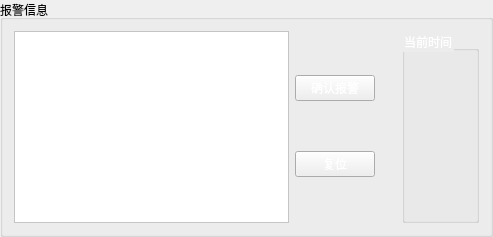
     <widget class="QGroupBox" name="groupBox_11">
      <property name="title">
       <string>报警信息</string>
      </property>
      <layout class="QHBoxLayout" name="horizontalLayout_12" stretch="13,2,1,3">
       <item>
        <widget class="QPlainTextEdit" name="plainTextEdit">
         <property name="enabled">
          <bool>true</bool>
         </property>
         <property name="styleSheet">
          <string notr="true">background-color: rgb(255, 255, 255);</string>
         </property>
        </widget>
       </item>
       <item>
        <layout class="QVBoxLayout" name="verticalLayout_11">
         <item>
          <widget class="QPushButton" name="confirmWarning_button">
           <property name="styleSheet">
            <string notr="true">color: rgb(255, 255, 255);</string>
           </property>
           <property name="text">
            <string>确认报警</string>
           </property>
          </widget>
         </item>
         <item>
          <widget class="QPushButton" name="reset_button">
           <property name="styleSheet">
            <string notr="true">color: rgb(255, 255, 255);</string>
           </property>
           <property name="text">
            <string>复位</string>
           </property>
          </widget>
         </item>
        </layout>
       </item>
       <item>
        <spacer name="horizontalSpacer_2">
         <property name="orientation">
          <enum>Qt::Horizontal</enum>
         </property>
         <property name="sizeHint" stdset="0">
          <size>
           <width>40</width>
           <height>20</height>
          </size>
         </property>
        </spacer>
       </item>
       <item>
        <widget class="QGroupBox" name="groupBox_10">
         <property name="styleSheet">
          <string notr="true">color: rgb(255, 255, 255);</string>
         </property>
         <property name="title">
          <string>当前时间</string>
         </property>
        </widget>
       </item>
      </layout>
     </widget>
